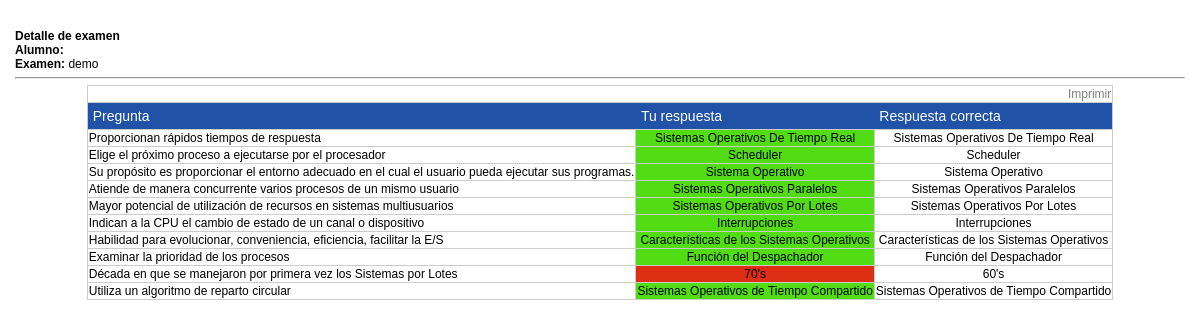
The page /admin/report_det.php?id=24 on the database its author committed.
### tables this page shows
CREATE TABLE IF NOT EXISTS `texamenes` (
  `idexamen` int(11) unsigned NOT NULL AUTO_INCREMENT,
  `idgrupo` int(11) unsigned NOT NULL,
  `totalpreg` smallint(6) NOT NULL,
  `claveexamen` varchar(8) NOT NULL DEFAULT '0',
  `fecha` date DEFAULT NULL,
  `idusuario` int(4) DEFAULT NULL,
  `idmateria` int(11) unsigned NOT NULL,
  `q0` int(11) NOT NULL DEFAULT '0',
  `q1` int(11) NOT NULL DEFAULT '0',
  `q2` int(11) NOT NULL DEFAULT '0',
  `q3` int(11) NOT NULL DEFAULT '0',
  `q4` int(11) NOT NULL DEFAULT '0',
  `q5` int(11) NOT NULL DEFAULT '0',
  `q6` int(11) NOT NULL DEFAULT '0',
  `q7` int(11) NOT NULL DEFAULT '0',
  `q8` int(11) NOT NULL DEFAULT '0',
  `q9` int(11) NOT NULL DEFAULT '0',
  `q10` int(11) NOT NULL DEFAULT '0',
  `q11` int(11) NOT NULL DEFAULT '0',
  `q12` int(11) NOT NULL DEFAULT '0',
  `q13` int(11) NOT NULL DEFAULT '0',
  `q14` int(11) NOT NULL DEFAULT '0',
  `q15` int(11) NOT NULL DEFAULT '0',
  `q16` int(11) NOT NULL DEFAULT '0',
  `q17` int(11) NOT NULL DEFAULT '0',
  `q18` int(11) NOT NULL DEFAULT '0',
  `q19` int(11) NOT NULL DEFAULT '0',
  PRIMARY KEY (`idexamen`),
  KEY `idgrupo` (`idgrupo`),
  KEY `idmateria` (`idmateria`)
);

CREATE TABLE IF NOT EXISTS `tbancopreguntas` (
  `idpregunta` int(11) unsigned NOT NULL AUTO_INCREMENT,
  `idmateria` int(11) unsigned NOT NULL,
  `idgrupo` int(11) unsigned NOT NULL,
  `unidad` tinyint(4) NOT NULL,
  `pregunta` varchar(255) NOT NULL DEFAULT '',
  `opcion1` varchar(100) DEFAULT NULL,
  `opcion2` varchar(100) DEFAULT NULL,
  `opcion3` varchar(100) DEFAULT NULL,
  `opcion4` varchar(100) DEFAULT NULL,
  `respuesta` tinyint(4) DEFAULT NULL,
  PRIMARY KEY (`idpregunta`),
  KEY `idgrupo` (`idgrupo`),
  KEY `idmateria` (`idmateria`)
);

### admin/report_det.php (the view, shortened to what this page needs)
<?php
if ($_SESSION['user']="admin"){
?>
<html>
<head>
	<link href="../css/estilo.css" rel="stylesheet" type="text/css" />
</head>
<body>
<?php
if (isset($_REQUEST['id'])) {
	if(isset($_REQUEST['alumno']))
		$alumno = $_REQUEST['alumno'];
	else
		$alumno = 0;
	$query = "SELECT nombre FROM talumnos WHERE idalumno = " . $alumno;
	$req = mysql_query($query) or die(mysql_error(). $query);
	$row = mysql_fetch_object($req);
	$nombre_alumno = $row->nombre;
	$query = "SELECT e.totalpreg, e.claveexamen FROM texamenes e LEFT JOIN tans1 a ON e.idexamen = a.idexamen
					  WHERE a.idtest = " . $_REQUEST['id'];
	$req = mysql_query($query) or die(mysql_error(). $query);
	$row = mysql_fetch_object($req);
	$totalpreg = $row->totalpreg;
	$clave_examen = $row->claveexamen;
	$query = "SELECT a.a0,a.a1,a.a2,a.a3,a.a4,a.a5,a.a6,a.a7,a.a8,a.a9,a.a10,a.a11,a.a12,a.a13,a.a14,a.a15,a.a16,a.a17,a.a18,a.a19
						FROM tans1 a WHERE a.idtest = " . $_REQUEST['id'];
	$req = mysql_query($query) or die(mysql_error(). $query);
	if(mysql_num_rows($req) > 0 )	{
		$a = array();
		if($row = mysql_fetch_row($req)) {
				for($i=0; $i<mysql_num_fields($req); $i++)
						$a[$i] = $row[$i];
		}
	}
	$query = "SELECT e.q0,e.q1,e.q2,e.q3,e.q4,e.q5,e.q6,e.q7,e.q8,e.q9,e.q10,e.q11,e.q12,e.q13,e.q14,e.q15,e.q16,e.q17,e.q18,e.q19
						FROM texamenes e LEFT JOIN tans1 a ON e.idexamen = a.idexamen
					  WHERE a.idtest = " . $_REQUEST['id'];
	$req = mysql_query($query);
	if(mysql_num_rows($req) > 0 )	{
		$q = array();
		if($row = mysql_fetch_row($req)) {
				for($i=0; $i<mysql_num_fields($req); $i++)
						$q[$i] = $row[$i];
		}
	}
		echo "
		<br/><strong>Detalle de examen</strong>
		<br/><strong>Alumno:</strong> $nombre_alumno
		<br/><strong>Examen:</strong> $clave_examen
		<hr/>
		<table border=1 align=\"center\" style=\"font-size:12px;\">
		<tr><td colspan=\"5\" align=\"right\"><a href=\"javascript:window.print();\">Imprimir</a></td></tr>
		<tr><td class=\"bgblue\">Pregunta</td>
				<td class=\"bgblue\">Tu respuesta</td>
				<td class=\"bgblue\">Respuesta correcta</td>
		</tr>";
		for($i=0; $i<$totalpreg; $i++)
		{
			$query = "SELECT pregunta, respuesta FROM tbancopreguntas WHERE idpregunta='$q[$i]'";
			$req = mysql_query($query) or die(mysql_error(). $query);
			if($row = mysql_fetch_object($req)) {
						$pregunta = $row->pregunta;
						$respuesta = $row->respuesta;
						$query = "SELECT opcion".$row->respuesta." AS correcta, opcion".$a[$i]." AS alumno FROM tbancopreguntas WHERE idpregunta='$q[$i]'";
						$req2 = mysql_query($query) or die(mysql_error(). $query);
						if($row = mysql_fetch_object($req2)) {
							$respuesta_correcta = $row->correcta;
							$respuesta_alumno = $row->alumno;
						}
			}
			echo "<tr>
							<td align=\"left\">".$pregunta."</td>";
			if($respuesta == $a[$i])
					echo "<td align=\"center\" style=\"background:#51DC14;\">".$respuesta_alumno."</td>";
			else
					echo "<td align=\"center\" style=\"background:#DC2F14;\">".$respuesta_alumno."</td>";
			echo" <td align=\"center\">".$respuesta_correcta."</td>";
			echo "</tr>";
		}
		echo "</table>
					<br>";
	}
	else	{
		echo "
			<br>No se encuentr&oacute; la clave del examen <strong>" . $nombre_examen . "</strong>
			<hr/><br/>";
	}
	echo"</body>
			</html>";
}
else{
	header('Location: login.php');
}
?>

### css/estilo.css (style rules this page uses)
a:link { color: gray; text-decoration: none; }
table { border: 1px solid #ccc; border-collapse:collapse; }
body { background: #fff; margin: 15px; font-family: verdana,helvetica,arial,sans-serif; font-size: 12px; }
.bgblue { background-color: #2053A7; color:#ffffff; font-family:arial,sans-serif; font-size:14px; padding:5px; border: none; }

### rows shown on the page
texamenes: claveexamen "demo"
tbancopreguntas: pregunta "Proporcionan rápidos tiempos de respuesta", opcion3 "Sistemas Operativos De Tiempo Real"
tbancopreguntas: pregunta "Elige el próximo proceso a ejecutarse por el procesador", opcion2 "Scheduler"
tbancopreguntas: pregunta "Su propósito es proporcionar el entorno adecuado en el cual el usuario pueda ejecutar sus programas.", opcion1 "Sistema Operativo"
tbancopreguntas: pregunta "Atiende de manera concurrente varios procesos de un mismo usuario", opcion2 "Sistemas Operativos Paralelos"
tbancopreguntas: pregunta "Mayor potencial de utilización de recursos en sistemas multiusuarios", opcion3 "Sistemas Operativos Por Lotes"
tbancopreguntas: pregunta "Indican a la CPU el cambio de estado de un canal o dispositivo", opcion4 "Interrupciones"
tbancopreguntas: pregunta "Habilidad para evolucionar, conveniencia, eficiencia, facilitar la E/S", opcion2 "Características de los Sistemas Operativos"
tbancopreguntas: pregunta "Examinar la prioridad de los procesos", opcion1 "Función del Despachador"
tbancopreguntas: pregunta "Década en que se manejaron por primera vez los Sistemas por Lotes", opcion3 "70's", opcion4 "60's"
tbancopreguntas: pregunta "Utiliza un algoritmo de reparto circular", opcion3 "Sistemas Operativos de Tiempo Compartido"
